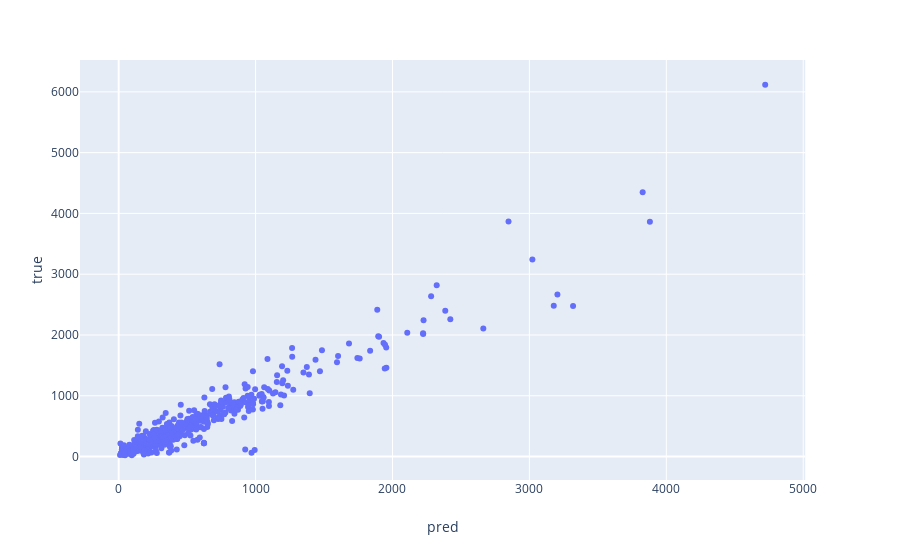

The notebook cell saved with this chart:
### Code cell
fig = px.scatter(pd.DataFrame({'pred': y_pred.flatten(), 'true': y_test.flatten()}), x='pred', y='true')
fig.show()

### Figure 1 — Plotly figure (JSON) as saved in the notebook; plotly's stock layout.template omitted (floating-point values rounded to 4 significant figures; data arrays with more than 128 entries replaced by an {"elided": "..."} marker saying what was removed)
{"data": [{"hoverlabel": {"namelength": 0}, "hovertemplate": "pred=%{x}<br>true=%{y}", "legendgroup": "", "marker": {"color": "#636efa", "symbol": "circle"}, "mode": "markers", "name": "", "showlegend": false, "type": "scatter", "x": {"elided": "600 float values"}, "xaxis": "x", "y": {"elided": "600 float values"}, "yaxis": "y"}], "layout": {"autosize": true, "legend": {"tracegroupgap": 0}, "margin": {"t": 60}, "xaxis": {"anchor": "y", "autorange": true, "domain": [0, 0.98], "range": [-271.4, 5004.0], "title": {"text": "pred"}, "type": "linear"}, "yaxis": {"anchor": "x", "autorange": true, "domain": [0, 1], "range": [-411.2, 6549.0], "title": {"text": "true"}, "type": "linear"}}}
